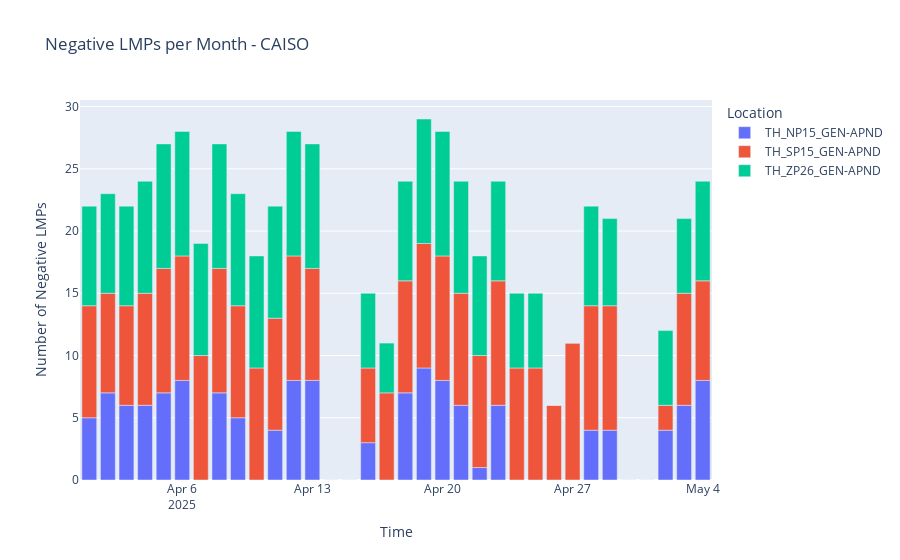

The notebook cell saved with this chart:
### Code cell
negative_lmps = lmp_df[lmp_df["LMP"] < 0].set_index("Time")
negative_per_day = (
    negative_lmps.groupby("Location").resample("D")["LMP"].count().reset_index()
)

fig = px.bar(
    negative_per_day,
    x="Time",
    y="LMP",
    title="Negative LMPs per Month - CAISO",
    color="Location",
)

fig.update_yaxes(title="Number of Negative LMPs")
fig.show()
